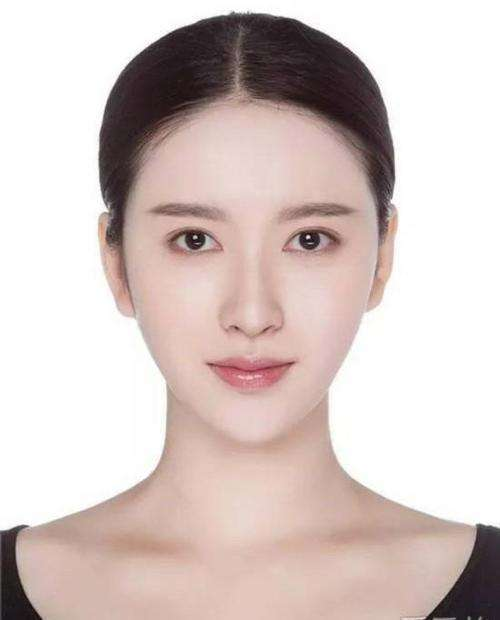
#> input picture demo.jpeg, 500 x 620 px, found by its file name
$ python '卡通化.py'
#> lines starting #> are read from the running program, lines starting #| are printed output that depends on the picture; after the words box and inside, x2 and y2 are one past the last pixel; in counts of white or black regions, pixels touching at a corner belong together
import cv2
from PIL import Image, ImageOps, ImageFilter

# imgInput = input('请输入需要转换的图片文件路径：')
imgInput = r'D:\code\python_\demo\demo.jpeg'
# a = input('请输入图片的模糊参数值（奇数，数值越大越模糊，风景类推荐值29，肖像类推荐值7）：')
a = 7
# b = input('请输入图片的线条参数值（大于零时数值越小线条越明显，小于零时图片为暗色，风景类推荐值5，肖像类推荐值4）：')
b = 4
imgPath = imgInput.split(".")[0] + '_cartoon.' + imgInput.split(".")[1]
img_initial = cv2.imread(imgInput)
#> img_initial is the input picture: shape (620, 500, 3); mean B, G, R 196, 199.4, 213.8
img_vague = cv2.medianBlur(img_initial, int(a))
img_gray = cv2.cvtColor(img_vague, cv2.COLOR_RGB2GRAY)
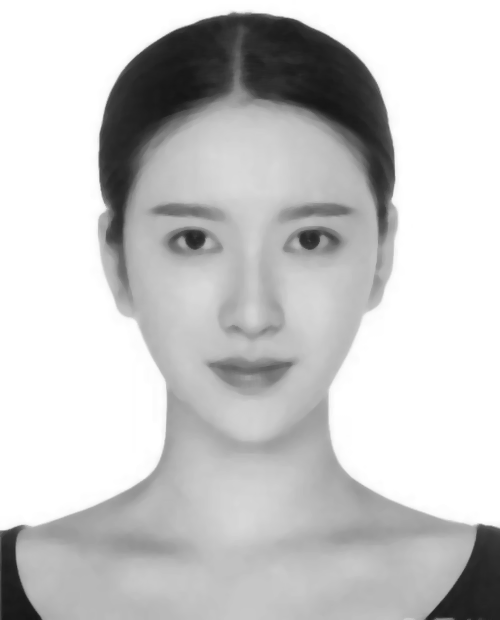
#> img_gray: shape (620, 500); min 22, max 255, mean 200.1
img_line = cv2.adaptiveThreshold(img_gray, 255, cv2.ADAPTIVE_THRESH_MEAN_C, cv2.THRESH_BINARY, blockSize=int(a),
                                 C=int(b))
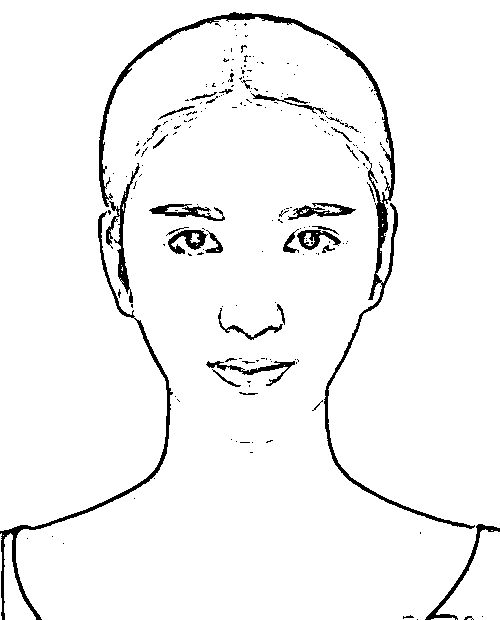
#> img_line: shape (620, 500); 95.8% white; 212 black regions (176 under 20 px), largest, box (x1, y1, x2, y2) and area: (99, 12, 475, 529) 4871, (0, 211, 173, 620) 2229, (106, 163, 140, 303) 830
img_line = cv2.cvtColor(img_line, cv2.COLOR_GRAY2RGB)
imgOutput = cv2.bitwise_and(img_vague, img_line)
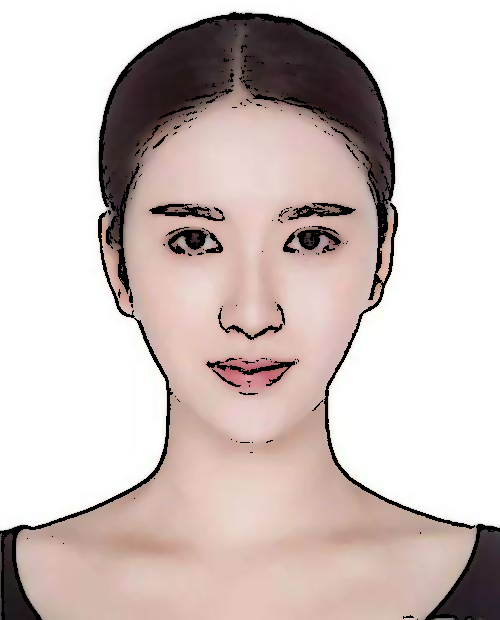
#> imgOutput: shape (620, 500, 3); mean B, G, R 191.6, 194.9, 208.4
cv2.imwrite(imgPath, imgOutput)
print('文件保存在' + imgPath)
print('\n更改参数以获得最佳效果\n')
